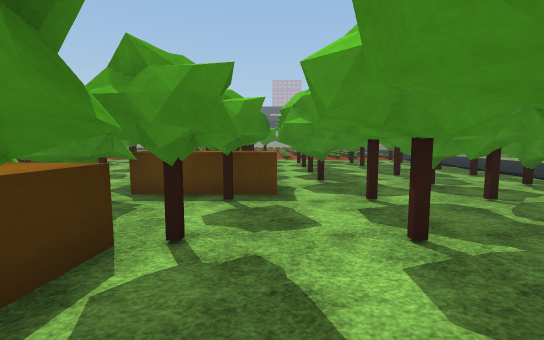
[1] (above)

16 first-person views from a walk through a Unity game level. The camera is 1.5 m above the floor, tilts 6° down and sees 90° across. The floor is counted in squares, 1.8 m on a side. Each view is taken from the middle of a square. On the plan, view 1 faces up. The plan holds only what a view shows up to about 10 squares ahead; the rest is blank. The place goes on beyond the plan. Flat ground stands in for the terrain. The player is left out. Some animated figures are left out. Surface patterns are stand-ins for the level's own textures.

[2]
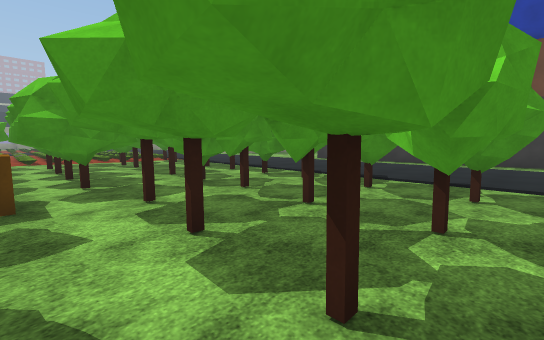

[3]
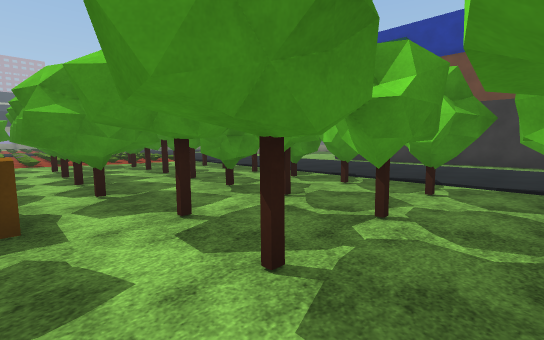

[4]
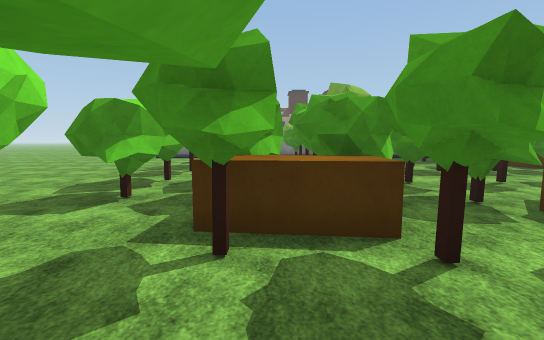

[5]
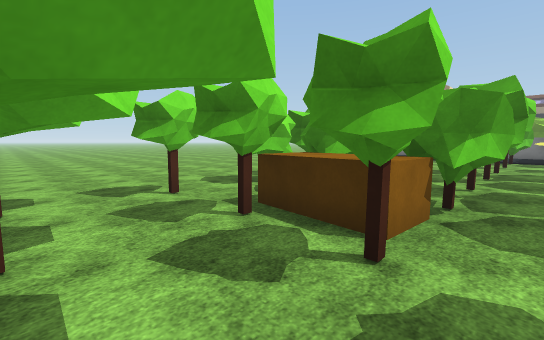

[6]
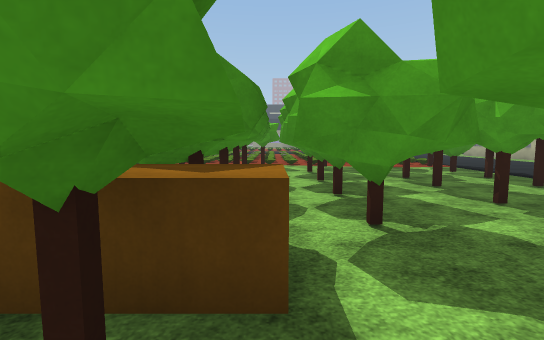

[7]
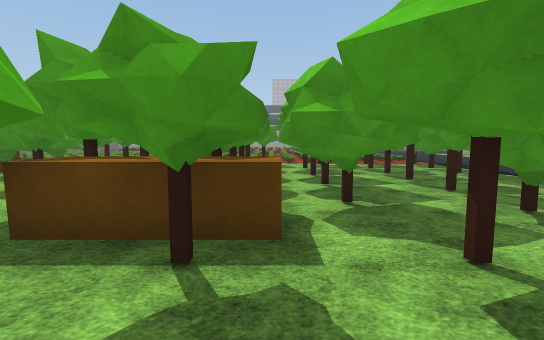

[8]
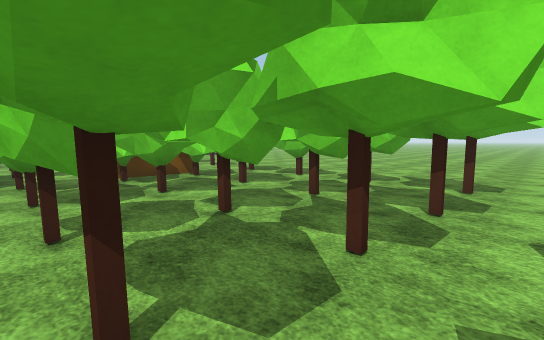

[9]
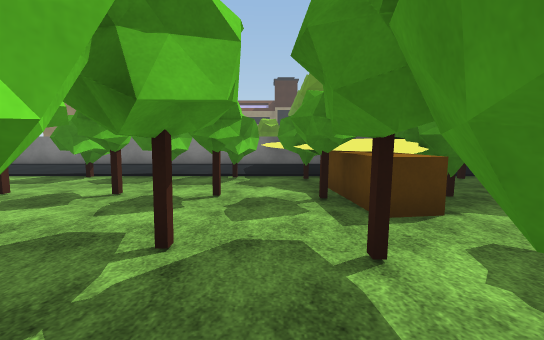

[10]
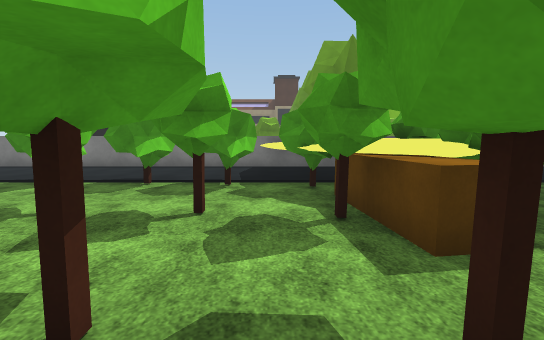

[11]
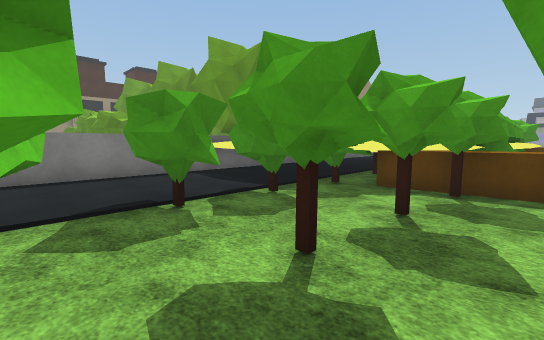

[12]
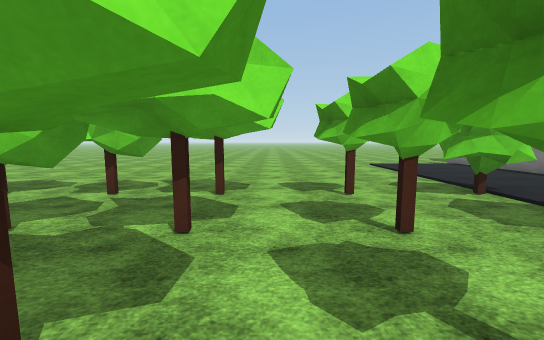

[13]
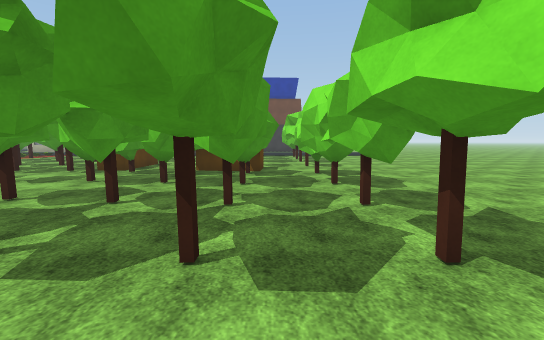

[14]
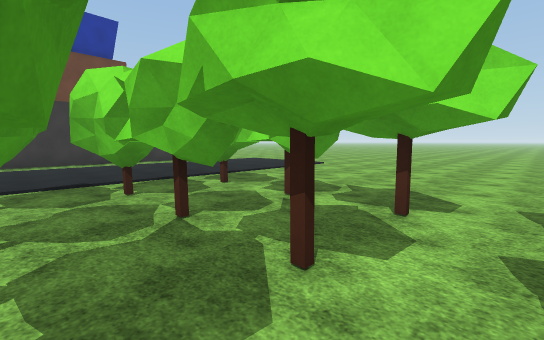

[15]
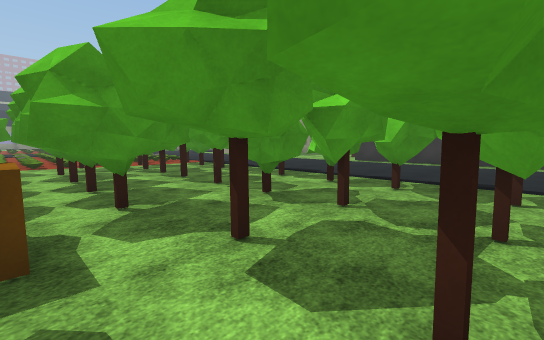

[16]
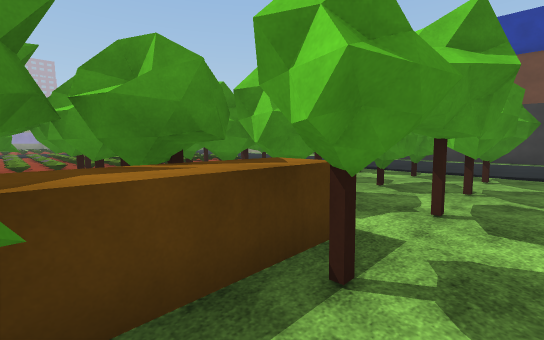

### Floor plan
Key: @ floor where view 1 was taken; # wall or solid block; x gap in a wall; . floor; / step, stairs or slope; ^ raised ledge; T thing the floor can be seen under or through.
Columns run from 16 left of view 1 to 6 right of it. Each row starts with its distance up from view 1.
 16               //
 15               //
 14               ////
 13               ////
 12               ###. ###x
 11                ## .....
 10                 ##.###.
  9                  #.#.#.
  8                  #.#.#.
  7     #           ##.....
  6 ^   ####       ###.....
  5 ^   #^#^      ##^x.T.#.
  4 ^   #^#.########xTTTTT.
  3 ^^^^x..................
  2 #...T.#.######^#.#.###.
  1 #...T.....####^#...###.
  0 #..TT...###  #..@### #.
 -1 #..TT.#.##   #.#.##  #.

Positions as (right, up) in squares from view 1, and headings:
1: (0, 0), facing up
2: (0, 0), facing up-right
3: (0, 1), facing up-right
4: (1, 1), facing left
5: (1, 3), facing down-left
6: (0, 3), facing up
7: (0, 2), facing up
8: (-9, 4), facing down-right
9: (-6, 3), facing left
10: (-7, 3), facing left
11: (-9, -1), facing up-left
12: (-9, 3), facing down
13: (-10, 0), facing right
14: (0, 2), facing down-right
15: (0, 2), facing up-right
16: (-2, 3), facing up-right
